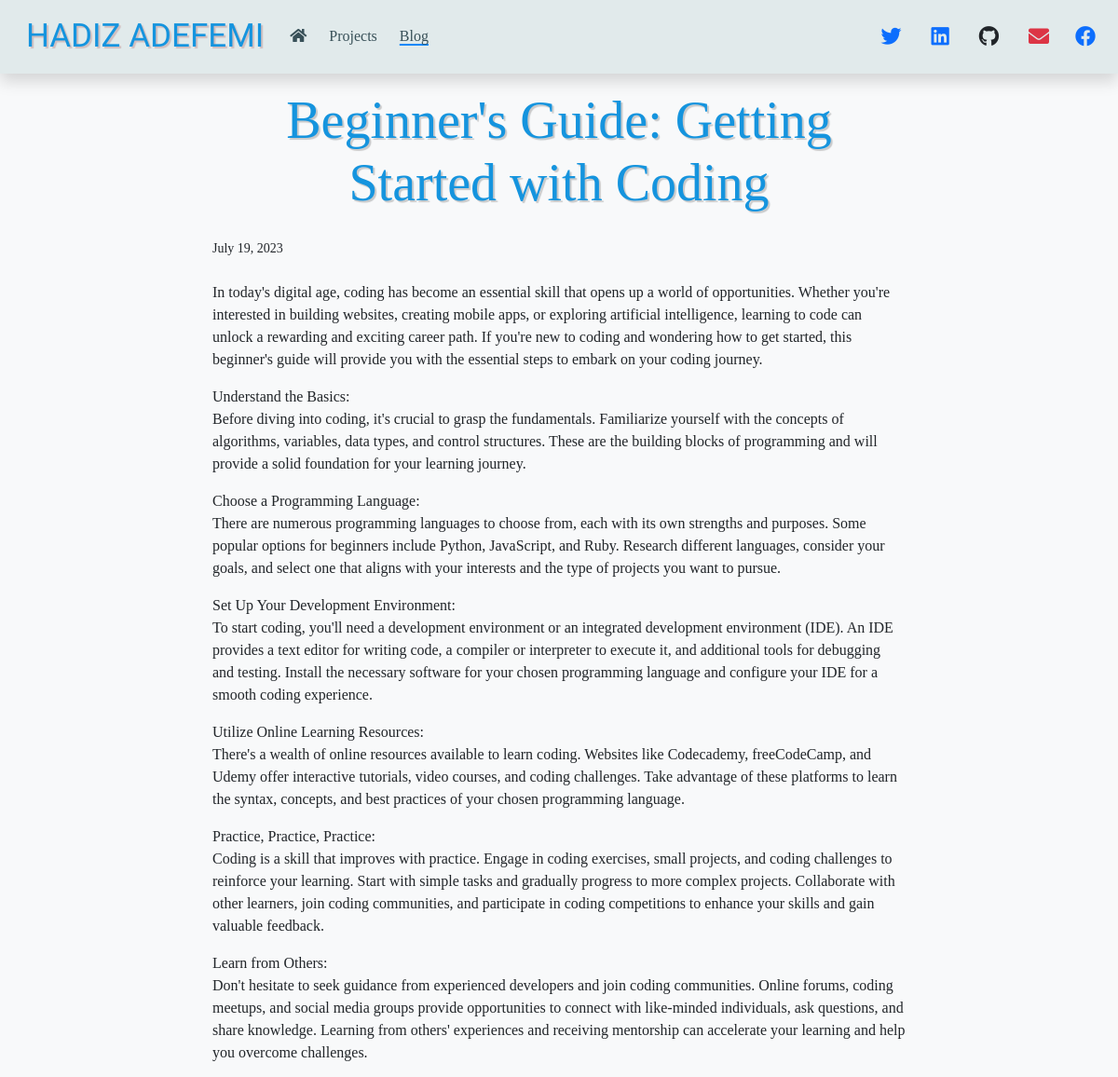
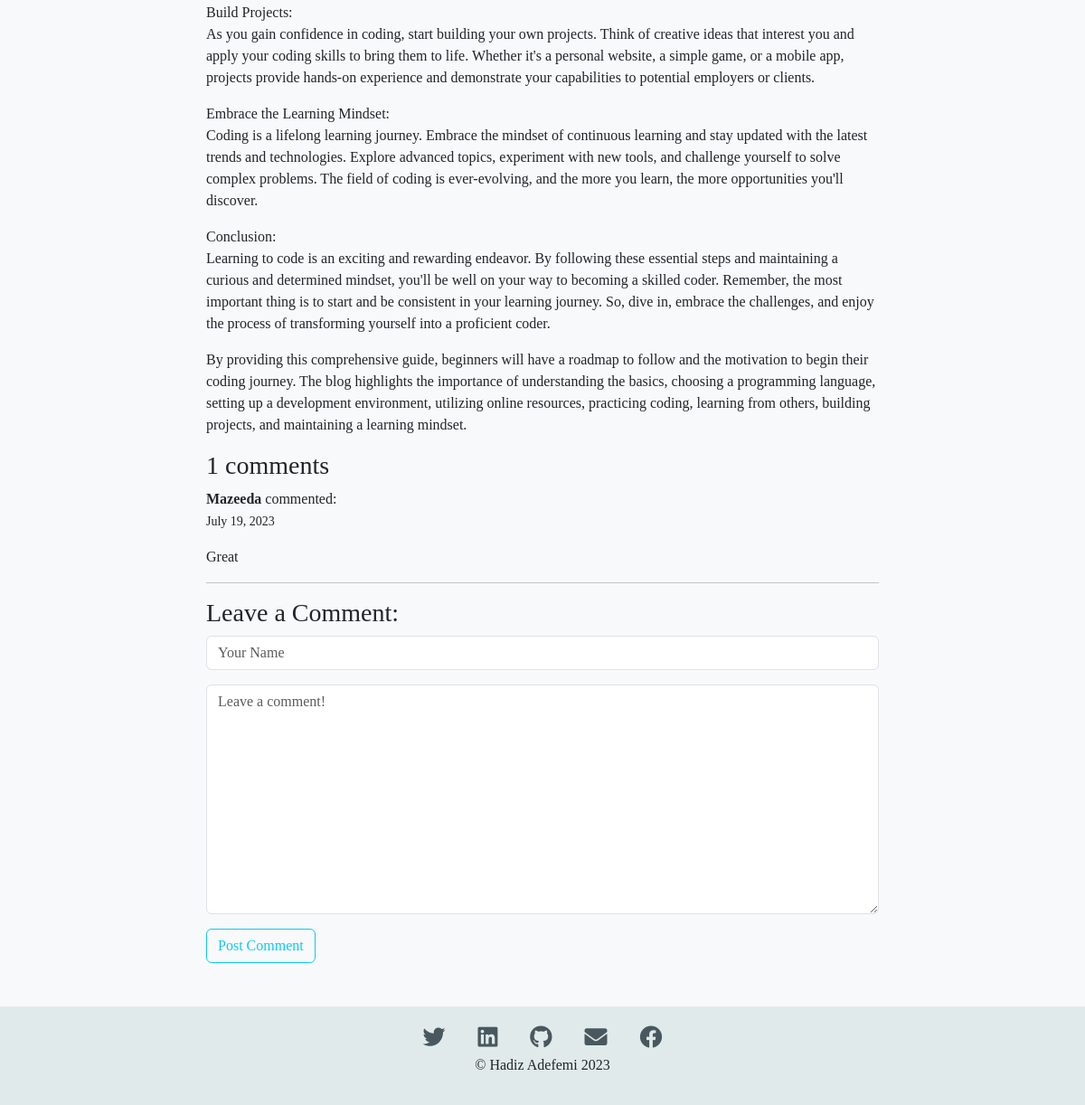
The page /blog/1 on the database its author committed (2 pictures, top to bottom).
### blog/models.py (models this page shows, shortened)
class Post(models.Model):
    title = models.CharField(max_length=100)
    body = models.TextField()
    created_on = models.DateTimeField(auto_now_add=True)
    last_modified = models.DateTimeField(auto_now=True)
    class Meta:
        ordering = ['-created_on']

class Comment(models.Model):
    author = models.CharField(max_length=60)
    body = models.TextField()
    created_on = models.DateTimeField(auto_now_add=True)
    post = models.ForeignKey(Post, on_delete=models.CASCADE)

### blog/views.py (the view, shortened to what this page needs)
# urls.py: path('<int:pk>', views.blog_detail, name="blog_detail"),
def blog_detail(request, pk):
    post = get_object_or_404(Post, pk=pk)
    comments = Comment.objects.filter(post=post)
    form = CommentForm()
    context = {
        "post": post,
        "comments": comments,
        "form": form,
    }
    return render(request, "blog/blog_detail.html", context)

### blog/forms.py
class CommentForm(forms.Form):
    author = forms.CharField(
        max_length=60,
        widget=forms.TextInput(attrs={
            "class": "form-control",
            "placeholder": "Your Name",
        })
    )
    body = forms.CharField(widget=forms.Textarea(
        attrs={
            "class": "form-control",
            "placeholder": "Leave a comment!",
        }
    ))

### blog/templates/blog/blog_detail.html (shortened to what this page needs)
{% extends 'base.html' %}
{% load static %}
{% block content %}
<div class="col-md-8 offset-md-2">
    <h1 class="text-center display-4 mb-4 fw-normal">{{ post.title }}</h1>
    <small>
        {{ post.created_on.date }}
    </small>
    <p class="mb-4">{{post.body | linebreaks}}</p>
    {% if comments %}
    <h3>{{ comments|length }} comments</h3>
    {% else %}
    <small>Zero comment</small>
    {% endif %}
    {% for comment in comments %}
    <p>
        <b>{{ comment.author }}</b> commented: <br>
        <small>{{comment.created_on.date }}&nbsp;</small>
    </p>
    <p>{{ comment.body }}</p>
    <hr>
    {% endfor %}
    <h3 class="mt-3">Leave a Comment:</h3>
    <form action="/blog/{{ post.pk }}" method="post" class="mb-4">
        <div class="form-group mb-3">
            {{ form.author }}
        </div>
        <div class="form-group mb-3">
            {{ form.body }}
        </div>
        <button type="submit" class="btn btn-outline-info">Post Comment</button>
    </form>
</div>
{% endblock %}

### static/css/style.css (style rules this page uses)
body { font-family: Georgia, 'Times New Roman', Times, serif; height: 100%; }
main h1 { color: #1594de; text-shadow: 2px 2px 1px rgba(8, 11, 10, 0.2); }

### rows shown on the page
Post: title "Beginner's Guide: Getting Started with Coding", created_on "July 19, 2023", body "In today's digital age, coding has become an essential skill that opens up a world of opportunities. Whether you're interested in building websites, creating mobile apps, or exploring artificial intelligence, learning to code can unlock a rewarding and exciting career path. If you're new to coding and wondering how to get started, this beginner's guide will provide you with the essential steps to embark on your coding journey. Understand the Basics: Before diving into coding, it's crucial to grasp the fundamentals. Familiarize yourself with the concepts of algorithms, variables, data types, and control structures. These are the building blocks of programming and will provide a solid…"
Comment: author "Mazeeda", created_on "July 19, 2023", body "Great"

### other values the page prints
{{ comments|length }} "1"
